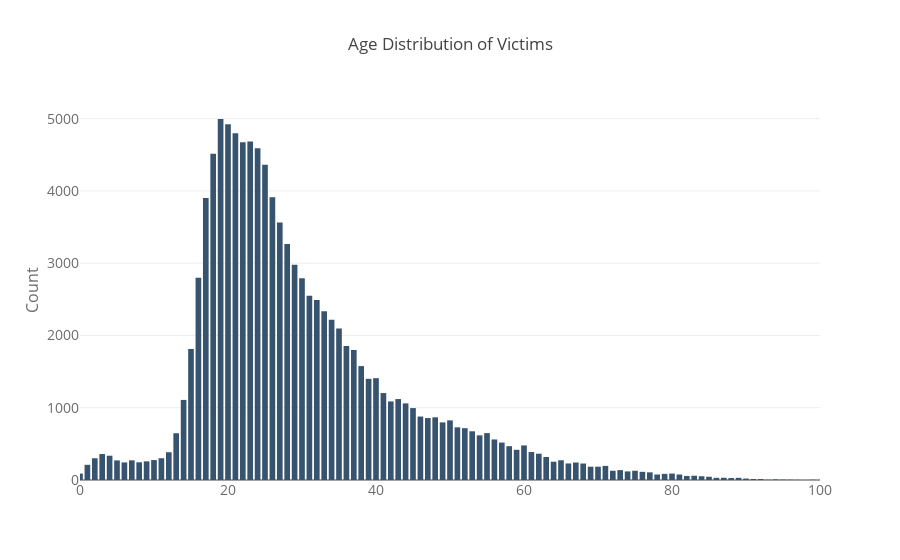

This figure's notebook cell:
### Code cell
# For Victim
trace1 = go.Bar(
    x=VicageList,
    y=VicageCount,
    name='Age distribution of Victim',
    marker=dict(
        color='rgb(55, 83, 109)'
    )
)


data = [trace1]
layout = go.Layout(
    title='Age Distribution of Victims',
    xaxis=dict(
        tickfont=dict(
            size=14,
            color='rgb(107, 107, 107)',
        ),
        range=[0,100]
    ),
    yaxis=dict(
        title='Count',
        titlefont=dict(
            size=16,
            color='rgb(107, 107, 107)'
        ),
        tickfont=dict(
            size=14,
            color='rgb(107, 107, 107)'
        )
    ),
    legend=dict(
        x=0,
        y=1.0,
        bgcolor='rgba(255, 255, 255, 0)',
        bordercolor='rgba(255, 255, 255, 0)'
    ),
    barmode='group',
    bargap=0.15,
    bargroupgap=0.1
)

fig = go.Figure(data=data, layout=layout)
iplot(fig)

### Figure 1 — Plotly figure (JSON) as saved in the notebook; plotly's stock layout.template omitted (floating-point values rounded to 4 significant figures)
{"data": [{"marker": {"color": "rgb(55, 83, 109)"}, "name": "Age distribution of Victim", "type": "bar", "uid": "5ba9b75a-d402-11e8-a83b-685b359f0d08", "x": [20, 33, 34, 29, 56, 18, 46, 14, 23, 55, 51, 40, 9, 5, 2, 15, 19, 28, 78, 41, 22, 21, 39, 35, 26, 69, 27, 37, 50, 42, 17, 25, 16, 13, 68, 57, 66, 67, 62, 36, 24, 30, 32, 1, 3, 63, 64, 31, 10, 48, 53, 60, 58, 72, 45, 43, 49, 12, 44, 70, 0, 54, 6, 38, 8, 4, 7, 52, 47, 79, 11, 80, 59, 73, 61, 85, 88, 71, 89, 90, 65, 74, 77, 86, 84, 96, 81, 83, 82, 87, 75, 76, 92, 91, 94, 101, 97, 95, 93, 99, 100, 209], "y": [4923, 2334, 2216, 2979, 561, 4515, 878, 1108, 4684, 649, 729, 1409, 258, 271, 301, 1811, 4995, 3267, 76, 1203, 4675, 4797, 1400, 2096, 3912, 184, 3562, 1800, 825, 1087, 3901, 4363, 2797, 647, 228, 518, 229, 242, 364, 1854, 4592, 2791, 2489, 210, 359, 318, 253, 2550, 276, 867, 674, 478, 468, 128, 995, 1120, 797, 384, 1060, 184, 89, 618, 243, 1576, 245, 336, 272, 717, 857, 85, 301, 89, 418, 137, 387, 45, 27, 195, 30, 20, 273, 119, 106, 30, 52, 4, 76, 59, 56, 31, 128, 113, 14, 14, 8, 2, 2, 5, 4, 3, 1, 1]}], "layout": {"bargap": 0.15, "bargroupgap": 0.1, "barmode": "group", "legend": {"bgcolor": "rgba(255, 255, 255, 0)", "bordercolor": "rgba(255, 255, 255, 0)", "x": 0, "y": 1}, "title": "Age Distribution of Victims", "xaxis": {"range": [0, 100], "tickfont": {"color": "rgb(107, 107, 107)", "size": 14}}, "yaxis": {"tickfont": {"color": "rgb(107, 107, 107)", "size": 14}, "title": "Count", "titlefont": {"color": "rgb(107, 107, 107)", "size": 16}}}}
